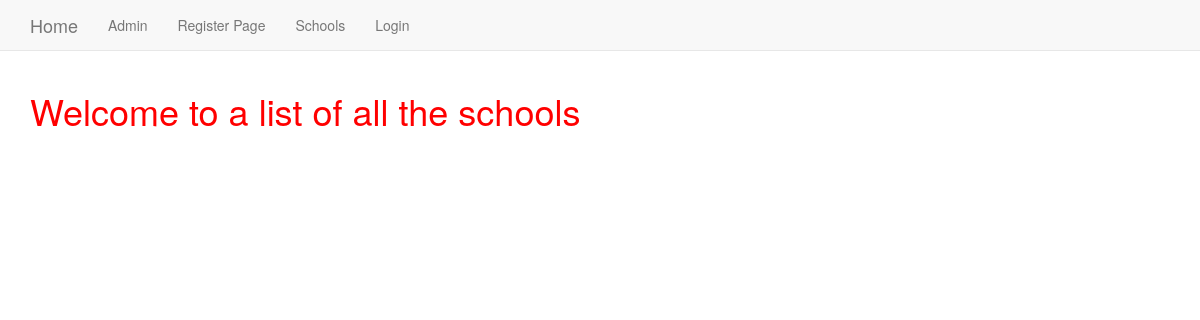
Page /test_app/ on the earlier database version.
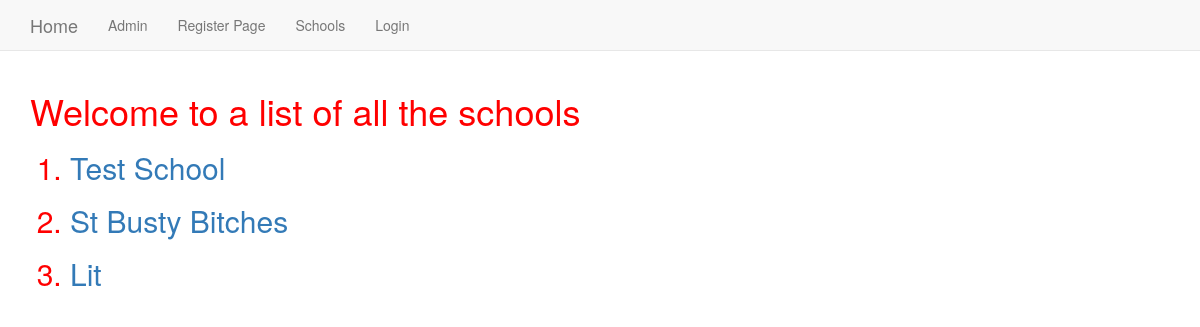
Same page on the later database version.
### test_app/models.py (models this page shows, shortened)
class School(models.Model):
    name = models.CharField(max_length=256)
    principal = models.CharField(max_length=256)
    location = models.CharField(max_length=256)

### test_app/views.py (the view)
# urls.py: path('',views.SchoolListView.as_view(),name='list'),
class SchoolListView(ListView):
     context_object_name = 'schools'
     model = models.School

### templates/test_app/school_list.html
{% extends 'test_app/base.html' %}
{% block body_block %}
<h1> Welcome to a list of all the schools </h1>
<ol>
  {% for school in schools %}
  <h2><li><a href= "{{school.id}}">{{school.name}}</a></li></h2>
  {% endfor %}
</ol>
{% endblock %}

### templates/test_app/base.html (shortened to what this page needs)
<!DOCTYPE html>
{% load staticfiles %}
<html lang="en" dir="ltr">
  <head>
    <link rel="stylesheet" href="https://maxcdn.bootstrapcdn.com/bootstrap/3.3.7/css/bootstrap.min.css">
    <link rel="stylesheet" href="{% static "css/mystyle.css" %}">
  </head>
  <body>
<nav class = 'navbar navbar-default  navbar-static-top'>
  <div class="container">
    <ul class="nav navbar-nav">
      <li><a class="navbar-brand" href="{% url 'index' %}">Home</a></li>
      <li><a class="navbar-link" href="{% url 'admin:index' %}">Admin</a></li>
      <li><a class="navbar-link" href="{% url 'test_app:register' %}">Register Page</a></li>
      <li><a class="navbar-link" href="{% url 'test_app:list' %}">Schools</a></li>
      {% if user.is_authenticated %}
      <li> <a class ="navbar-link" href="{% url 'logout'%}" >Logout</a></li>
      {% else %}
      <li> <a class ="navbar-link" href="{% url 'test_app:user_login' %}" >Login</a></li>
      {% endif %}
    </ul>
  </div>
</nav>
<div class="container">
  {% block body_block %}{% endblock %}
</div>
  </body>
</html>

### Static/css/mystyle.css (style rules this page uses)
h1 { color: red }
h2 { color: red }

Differences in the rows shown:
added School: name "Test School"
added School: name "St Busty Bitches"
added School: name "Lit"
